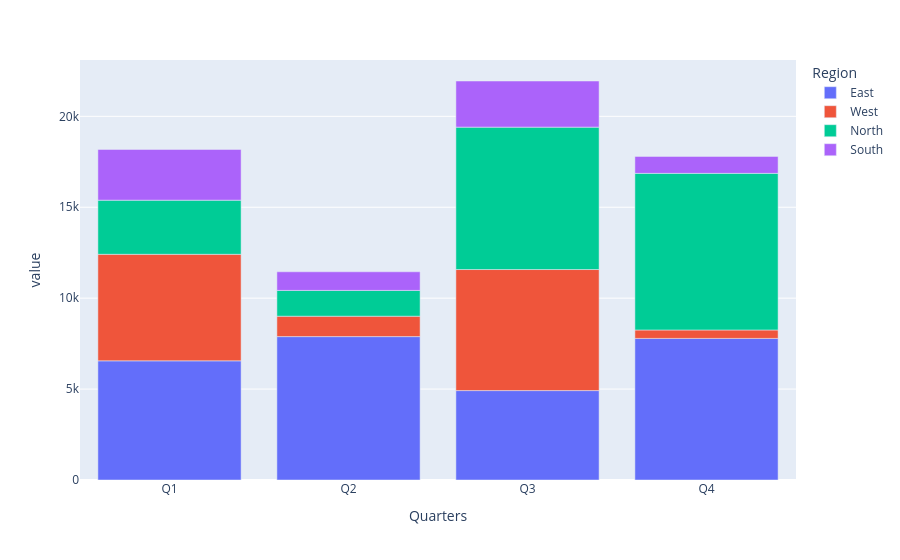

The notebook cell this image was saved under:
### Markdown cell above
## bar vertical bar chart

### Code cell
data.plot.bar()  # default barmode is "stack"

### Figure 1 — Plotly figure (JSON) as saved in the notebook; plotly's stock layout.template omitted (floating-point values rounded to 4 significant figures)
{"data": [{"hovertemplate": "Region=East<br>Quarters=%{x}<br>value=%{y}<extra></extra>", "legendgroup": "East", "marker": {"color": "#636efa", "pattern": {"shape": ""}}, "name": "East", "orientation": "v", "showlegend": true, "textposition": "auto", "type": "bar", "x": ["Q1", "Q2", "Q3", "Q4"], "xaxis": "x", "y": [6554.0, 7886.0, 4918.0, 7787.0], "yaxis": "y"}, {"hovertemplate": "Region=West<br>Quarters=%{x}<br>value=%{y}<extra></extra>", "legendgroup": "West", "marker": {"color": "#EF553B", "pattern": {"shape": ""}}, "name": "West", "orientation": "v", "showlegend": true, "textposition": "auto", "type": "bar", "x": ["Q1", "Q2", "Q3", "Q4"], "xaxis": "x", "y": [5859.0, 1123.0, 6658.0, 463.2], "yaxis": "y"}, {"hovertemplate": "Region=North<br>Quarters=%{x}<br>value=%{y}<extra></extra>", "legendgroup": "North", "marker": {"color": "#00cc96", "pattern": {"shape": ""}}, "name": "North", "orientation": "v", "showlegend": true, "textposition": "auto", "type": "bar", "x": ["Q1", "Q2", "Q3", "Q4"], "xaxis": "x", "y": [2977.0, 1417.0, 7831.0, 8613.0], "yaxis": "y"}, {"hovertemplate": "Region=South<br>Quarters=%{x}<br>value=%{y}<extra></extra>", "legendgroup": "South", "marker": {"color": "#ab63fa", "pattern": {"shape": ""}}, "name": "South", "orientation": "v", "showlegend": true, "textposition": "auto", "type": "bar", "x": ["Q1", "Q2", "Q3", "Q4"], "xaxis": "x", "y": [2790.0, 1025.0, 2537.0, 932.2], "yaxis": "y"}], "layout": {"barmode": "relative", "legend": {"title": {"text": "Region"}, "tracegroupgap": 0}, "margin": {"t": 60}, "xaxis": {"anchor": "y", "domain": [0, 1], "title": {"text": "Quarters"}}, "yaxis": {"anchor": "x", "domain": [0, 1], "title": {"text": "value"}}}}
